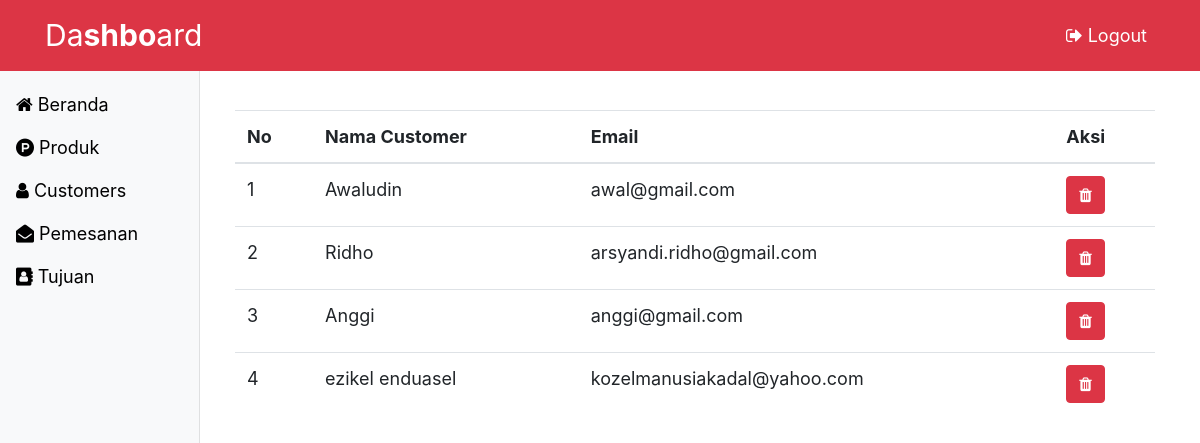
Page /page/admin/index.php?page=customers (signed in) on the committed database.
### tables this page shows
CREATE TABLE `tb_user` (
  `id_user` int(11) NOT NULL,
  `nama` varchar(50) NOT NULL,
  `email` varchar(35) NOT NULL,
  `password` varchar(60) NOT NULL,
  `level` enum('admin','customer') NOT NULL
);

### page/admin/customers.php (the view)
<?php
$user="SELECT * FROM tb_user";
$data = mysqli_query($conn, $user);
?>
<div class="container">
	<div class="row">
		<div class="col-md-2"></div>
		<div class="col-md-10">
			<table class="table">
				<br><br>
				<tr>
					<th>No</th>
					<th>Nama Customer</th>
					<th>Email</th>
					<th>Aksi</th>
				</tr>
				<tbody>
					<?php
					$no=1;
					while($hasil = mysqli_fetch_array($data)){
						?>
						<tr>
							<td><?php echo $no; ?></td>
							<td><?php echo $hasil[1]; ?></td>
							<td><?php echo $hasil[2]; ?></td>
							<td>
								<button type="reset" class="btn btn-danger">
									<a href="hapus_customers.php?id_user=<?php echo $hasil[0]?>" style="color: #fff;text-decoration: none;"><span class="fa fa-trash"></span></a>
								</button>
							</td>
						</tr>
						<?php
						$no++;
					}
					?>
				</tbody>
			</table>
		</div>
	</div>
</div>

### css/modern-business.css (style rules this page uses)
body { padding-top: 54px; }
@media (min-width: 992px) { body { padding-top: 56px; } }

### css/dashboard.css (style rules this page uses)
body { font-size: 18px; }

### rows in the picture
tb_user: nama "Awaludin", email "awal@gmail.com"
tb_user: nama "Ridho", email "arsyandi.ridho@gmail.com"
tb_user: nama "Anggi", email "anggi@gmail.com"
tb_user: nama "ezikel enduasel", email "kozelmanusiakadal@yahoo.com"
